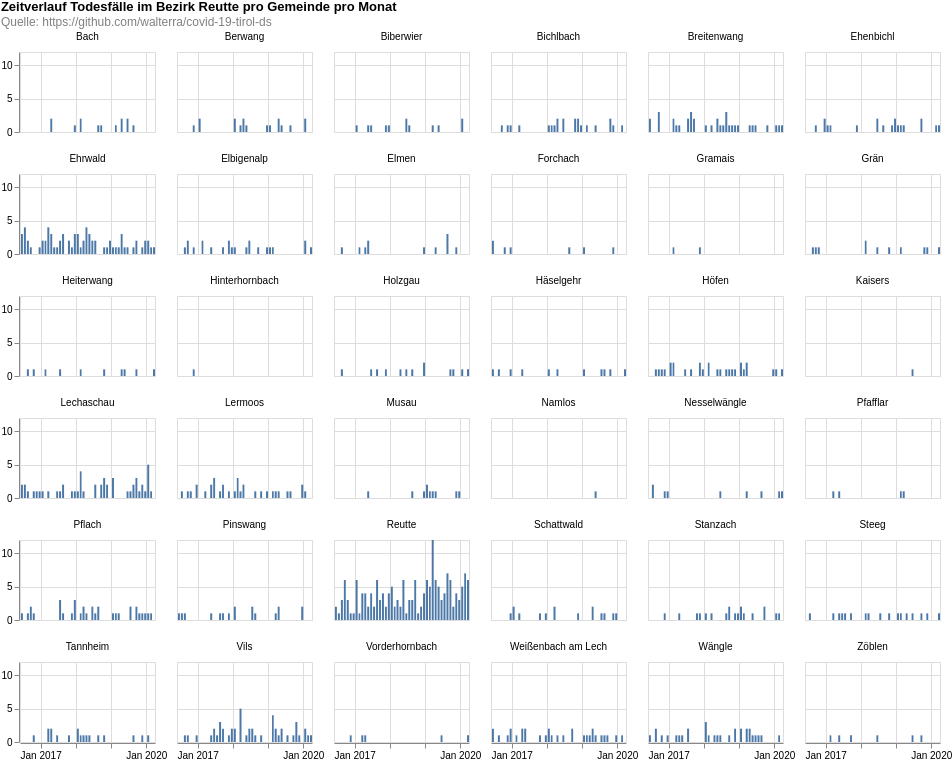

Write the Vega-Lite specification saved for this chart.
### Vega-Lite specification from a JSON file in a GitHub repository (floating-point values rounded to 4 significant figures; data arrays with more than 128 entries replaced by an {"elided": "..."} marker saying what was removed)
{"config": {"view": {"continuousWidth": 400, "continuousHeight": 300}}, "data": {"name": "data-67b4028d06323976d330da0e9faa72dd"}, "facet": {"type": "nominal", "field": "municipaly", "title": null}, "spec": {"mark": "bar", "encoding": {"tooltip": [{"type": "temporal", "field": "date", "timeUnit": "yearmonth"}, {"type": "quantitative", "aggregate": "sum", "field": "count"}], "x": {"type": "temporal", "field": "date", "timeUnit": "yearmonth", "title": null}, "y": {"type": "quantitative", "aggregate": "sum", "field": "count", "title": null}}, "height": 80, "width": 135}, "columns": 6, "padding": 0, "title": {"text": ["Zeitverlauf Todesfälle im Bezirk Reutte pro Gemeinde pro Monat"], "subtitle": ["Quelle: https://github.com/walterra/covid-19-tirol-ds"], "color": "black", "subtitleColor": "gray"}, "$schema": "https://vega.github.io/schema/vega-lite/v4.0.2.json", "datasets": {"data-67b4028d06323976d330da0e9faa72dd": {"elided": "814 records"}}}
